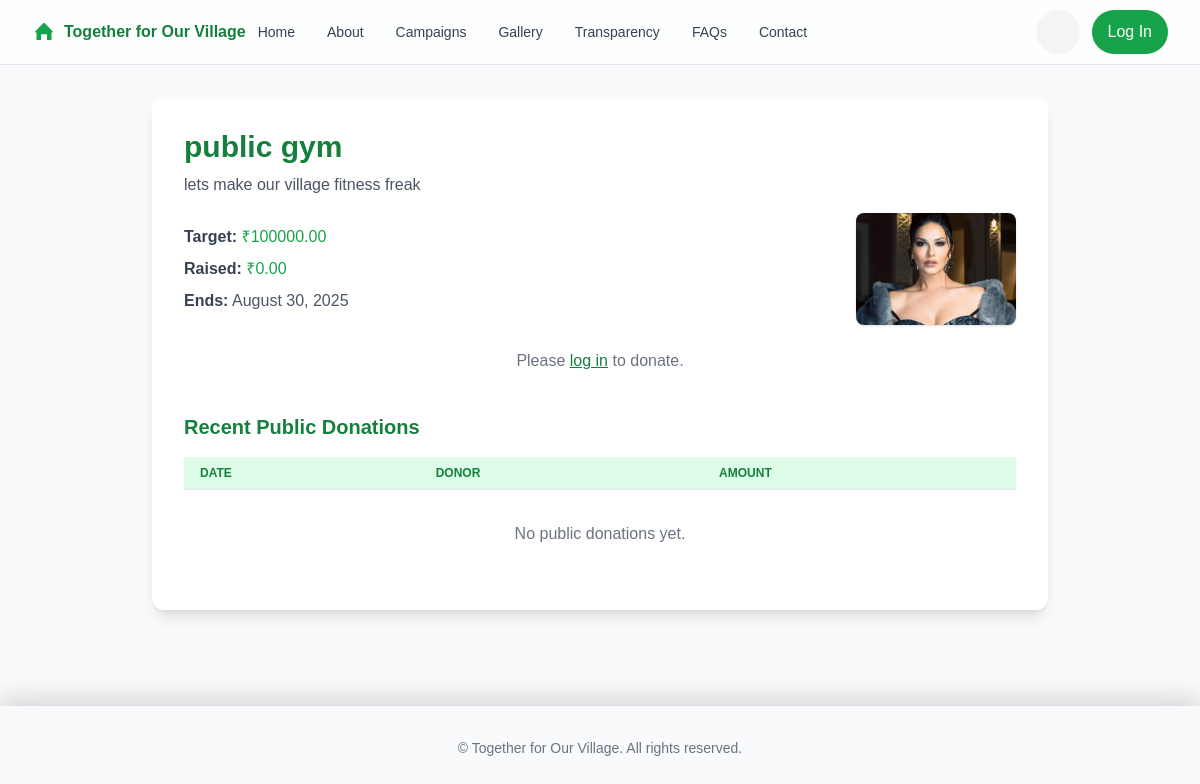
Before: /campaigns/1/ with the older database file.
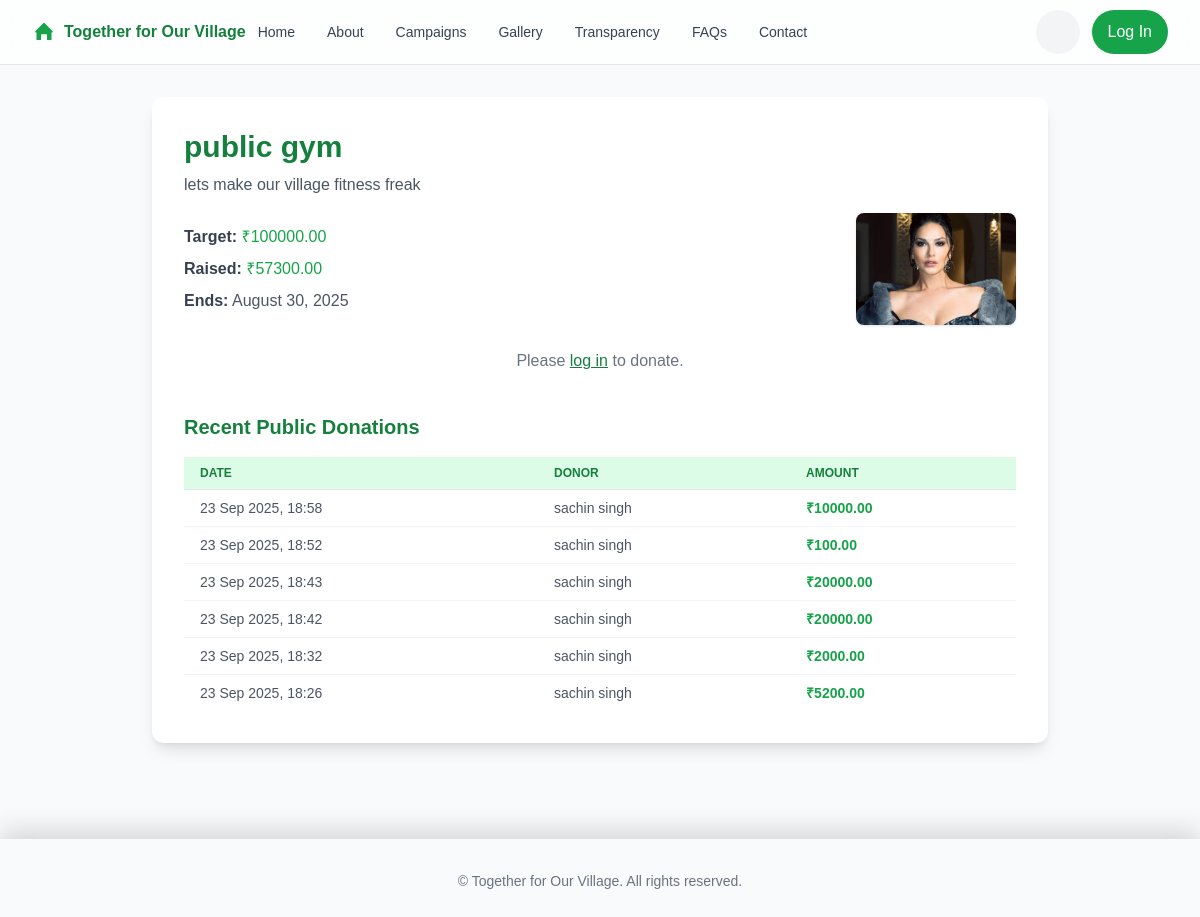
After: the same page with the newer database file.
### features/models.py (models this page shows, shortened)
class Campaign(models.Model):
    title = models.CharField(max_length=200)
    description = models.TextField()
    target_amount = models.DecimalField(max_digits=10, decimal_places=2)
    collected_amount = models.DecimalField(max_digits=10, decimal_places=2, default=0)
    start_date = models.DateField()
    end_date = models.DateField()
    is_active = models.BooleanField(default=True)
    created_at = models.DateTimeField(auto_now_add=True)
    image = models.ImageField(upload_to="campaign_images/", null=True, blank=True)

class Donation(models.Model):
    PAYMENT_METHODS = [
        ("CASH", "Cash"),
        ("UPI", "UPI"),
        ("BANK_TRANSFER", "Bank Transfer"),
    ]
    STATUS_CHOICES = [
        ("PENDING", "Pending"),
        ("COMPLETED", "Completed"),
        ("FAILED", "Failed"),
    ]
    donor = models.ForeignKey(settings.AUTH_USER_MODEL, on_delete=models.CASCADE)
    campaign = models.ForeignKey(Campaign, on_delete=models.CASCADE)
    amount = models.DecimalField(max_digits=10, decimal_places=2)
    payment_method = models.CharField(max_length=20, choices=PAYMENT_METHODS)
    transaction_id = models.CharField(max_length=100, blank=True, null=True)
    status = models.CharField(max_length=20, choices=STATUS_CHOICES, default="PENDING")
    donation_date = models.DateTimeField(auto_now_add=True)
    anonymous = models.BooleanField(default=False)
    message = models.TextField(blank=True, null=True)

### accounts/models.py (models this page shows, shortened)
class CustomUser(AbstractUser):
    username = None
    email = models.EmailField(unique=True)
    full_name = models.CharField(max_length=255)
    is_active = models.BooleanField(default=False)
    failed_login_attempts = models.IntegerField(default=0)
    last_failed_login = models.DateTimeField(null=True, blank=True)
    USERNAME_FIELD = "email"
    REQUIRED_FIELDS = ["full_name"]
    objects = CustomUserManager()

### features/views.py (the view)
# urls.py: path("campaigns/<int:campaign_id>/", views.campaign_detail, name="campaign_detail"),
def campaign_detail(request, campaign_id):
    campaign = get_object_or_404(Campaign, pk=campaign_id)
    donations = Donation.objects.filter(
        campaign=campaign, status="COMPLETED"
    ).order_by("-donation_date")[:10]
    user_has_donated = False
    if request.user.is_authenticated:
        user_has_donated = Donation.objects.filter(
            campaign=campaign,
            donor=request.user,
            status="COMPLETED"
        ).exists()
    context = {
        "campaign": campaign,
        "donations": donations,
        "form": DonationForm() if request.user.is_authenticated else None,
        "user_has_donated": user_has_donated,
    }
    return render(request, "features/campaign_detail.html", context)

### features/templates/features/campaign_detail.html (shortened to what this page needs)
{% extends 'features/base.html' %}
{% block content %}
<div class="container mx-auto px-4 sm:px-6 py-4 sm:py-8">
    <div class="max-w-4xl mx-auto bg-white dark:bg-gray-800 rounded-xl shadow-lg p-4 sm:p-6 lg:p-8">
        <h1 class="text-2xl sm:text-3xl font-bold text-green-700 dark:text-green-400 mb-2">{{ campaign.title }}</h1>
        <p class="text-gray-600 dark:text-gray-300 mb-4 text-sm sm:text-base">{{ campaign.description }}</p>
        <div class="mb-6 flex flex-col lg:flex-row lg:items-center lg:justify-between gap-4">
            <div class="space-y-2">
                <div class="text-sm sm:text-base">
                    <span class="font-semibold text-gray-700 dark:text-gray-300">Target:</span>
                    <span class="text-green-600 dark:text-green-400">₹{{ campaign.target_amount }}</span>
                </div>
                <div class="text-sm sm:text-base">
                    <span class="font-semibold text-gray-700 dark:text-gray-300">Raised:</span>
                    <span class="text-green-600 dark:text-green-400">₹{{ campaign.collected_amount }}</span>
                </div>
                <div class="text-sm sm:text-base">
                    <span class="font-semibold text-gray-700 dark:text-gray-300">Ends:</span>
                    <span class="text-gray-600 dark:text-gray-400">{{ campaign.end_date|date:'F j, Y' }}</span>
                </div>
            </div>
            {% if campaign.image %}
            <img src="{{ campaign.image.url }}" alt="{{ campaign.title }}"
                class="w-full max-w-xs lg:w-40 lg:h-28 object-cover rounded-lg shadow mx-auto lg:mx-0">
            {% endif %}
        </div>
        {% if user.is_authenticated %}
        <div class="mb-6 sm:mb-8">
            <h2 class="text-lg sm:text-xl font-semibold text-green-700 dark:text-green-400 mb-3 sm:mb-4">Make a Donation
            </h2>
            <form method="post" action="{% url 'features:make_donation' campaign.id %}" class="space-y-4">
                {% csrf_token %}
                <div class="grid grid-cols-1 sm:grid-cols-2 gap-4">
                    {% for field in form %}
                    <div class="sm:col-span-2">
                        <label for="{{ field.id_for_label }}"
                            class="block text-sm font-medium text-gray-700 dark:text-gray-300 mb-1">
                            {{ field.label }}
                        </label>
                        {{ field }}
                        {% if field.errors %}
                        <div class="text-red-500 text-xs mt-1">{{ field.errors.0 }}</div>
                        {% endif %}
                    </div>
                    {% endfor %}
                </div>
                <button type="submit"
                    class="w-full sm:w-auto bg-green-600 hover:bg-green-700 text-white font-bold py-3 px-6 rounded-full transition-colors text-sm sm:text-base">Donate</button>
            </form>
        </div>
        <div class="mb-6 sm:mb-8 bg-blue-50 dark:bg-blue-900/20 rounded-lg p-4 sm:p-6">
            <div class="flex flex-col sm:flex-row sm:items-center sm:justify-between gap-4">
                <div>
                    <h3 class="text-lg font-semibold text-blue-700 dark:text-blue-400 mb-2">
                        <i class="fas fa-download mr-2"></i>Download Donations List
                    </h3>
                    <p class="text-sm text-blue-600 dark:text-blue-300">
                        Download a complete list of all donations made to this campaign in Excel format.
                    </p>
                </div>
                <div>
                    <a href="{% url 'features:download_campaign_donations' campaign.id %}"
                       class="inline-flex items-center justify-center px-6 py-3 bg-blue-600 hover:bg-blue-700 text-white font-bold rounded-lg transition-colors text-sm">
                        <i class="fas fa-file-excel mr-2"></i>Download Excel File
                    </a>
                </div>
            </div>
        </div>
        {% else %}
        <div class="mb-6 sm:mb-8 text-center text-gray-500 dark:text-gray-400">
            <p class="text-sm sm:text-base">Please <a href="{% url 'login' %}"
                    class="text-green-700 dark:text-green-400 underline hover:no-underline">log in</a> to donate.</p>
        </div>
        {% endif %}
        <div class="mt-8 sm:mt-10">
            <h2 class="text-lg sm:text-xl font-semibold text-green-700 dark:text-green-400 mb-3 sm:mb-4">Recent Public
                Donations</h2>
            <div class="overflow-x-auto">
                <table class="min-w-full divide-y divide-gray-200 dark:divide-gray-700">
                    <thead class="bg-green-100 dark:bg-green-900">
                        <tr>
                            <th
                                class="px-3 sm:px-4 py-2 text-left text-xs font-semibold text-green-700 dark:text-green-400 uppercase">
                                Date</th>
                            <th
                                class="px-3 sm:px-4 py-2 text-left text-xs font-semibold text-green-700 dark:text-green-400 uppercase">
                                Donor</th>
                            <th
                                class="px-3 sm:px-4 py-2 text-left text-xs font-semibold text-green-700 dark:text-green-400 uppercase">
                                Amount</th>
                        </tr>
                    </thead>
                    <tbody class="bg-white dark:bg-gray-800 divide-y divide-gray-100 dark:divide-gray-700">
                        {% for donation in donations %}
                        <tr>
                            <td
                                class="px-3 sm:px-4 py-2 whitespace-nowrap text-xs sm:text-sm text-gray-600 dark:text-gray-300">
                                {{ donation.donation_date|date:'d M Y, H:i' }}</td>
                            <td
                                class="px-3 sm:px-4 py-2 whitespace-nowrap text-xs sm:text-sm text-gray-600 dark:text-gray-300">
                                {{ donation.donor.full_name }}</td>
                            <td
                                class="px-3 sm:px-4 py-2 whitespace-nowrap text-xs sm:text-sm font-semibold text-green-600 dark:text-green-400">
                                ₹{{ donation.amount }}</td>
                        </tr>
                        {% empty %}
                        <tr>
                            <td colspan="3"
                                class="text-center py-6 sm:py-8 text-gray-500 dark:text-gray-400 text-sm sm:text-base">
                                No public donations yet.</td>
                        </tr>
                        {% endfor %}
                    </tbody>
                </table>
            </div>
        </div>
    </div>
</div>
{% endblock %}

### features/templates/features/base.html (shortened to what this page needs)
{% load static %}
<!DOCTYPE html>
<html lang="en" class="h-full">
<head>
    <script src="https://cdn.tailwindcss.com"></script>
    <link rel="stylesheet" href="{% static 'css/custom.css' %}">
</head>
<body class="min-h-full bg-gray-50 dark:bg-gray-900 text-gray-900 dark:text-gray-100">
    <header class="sticky top-0 z-40">
        <div class="backdrop-blur-md bg-white/70 dark:bg-gray-800/70 border-b border-gray-200 dark:border-gray-700">
            <div class="max-w-7xl mx-auto px-4 sm:px-6 lg:px-8">
                <div class="flex h-16 items-center justify-between">
                    <div class="flex items-center gap-3">
                        <a href="{% url 'features:home' %}" class="inline-flex items-center gap-2">
                            <span class="font-bold text-green-700 hidden sm:inline">Together for Our Village</span>
                        </a>
                        <nav class="hidden md:flex md:space-x-8">
                            <a href="{% url 'features:home' %}"
                                class="text-sm text-gray-700 dark:text-gray-200 hover:text-green-700 transition-colors">Home</a>
                            <a href="{% url 'features:about' %}"
                                class="text-sm text-gray-700 dark:text-gray-200 hover:text-green-700 transition-colors">About</a>
                            <a href="{% url 'features:campaign_list' %}"
                                class="text-sm text-gray-700 dark:text-gray-200 hover:text-green-700 transition-colors">Campaigns</a>
                            <a href="{% url 'features:gallery' %}"
                                class="text-sm text-gray-700 dark:text-gray-200 hover:text-green-700 transition-colors">Gallery</a>
                            <a href="{% url 'features:fund_usage' %}"
                                class="text-sm text-gray-700 dark:text-gray-200 hover:text-green-700 transition-colors">Transparency</a>
                            <a href="{% url 'features:faq' %}"
                                class="text-sm text-gray-700 dark:text-gray-200 hover:text-green-700 transition-colors">FAQs</a>
                            <a href="{% url 'features:contact' %}"
                                class="text-sm text-gray-700 dark:text-gray-200 hover:text-green-700 transition-colors">Contact</a>
                        </nav>
                    </div>
                    <div class="flex items-center gap-3">
                        <button id="themeToggle"
                            class="p-3 rounded-full bg-gray-100 dark:bg-gray-700 hover:bg-gray-200 dark:hover:bg-gray-600 transition-all duration-200 min-h-[44px] min-w-[44px] flex items-center justify-center">
                            <svg id="sunIcon" xmlns="http://www.w3.org/2000/svg" class="w-5 h-5" viewBox="0 0 24 24"
                                fill="currentColor">
                                <path
                                    d="M12 2v2m0 16v2m10-11h-2M4 12H2m15.364 6.364-1.414-1.414M6.05 6.05 4.636 4.636m12.728 0-1.414 1.414M6.05 17.95l-1.414 1.414" />
                            </svg>
                        </button>
                        <div class="hidden md:flex items-center gap-3">
                            {% if request.user.is_authenticated %}
                            <a href="{% url 'features:donor_profile' %}"
                                class="inline-flex items-center gap-2 px-4 py-2 rounded-full bg-green-600 text-white hover:bg-green-700 transition-all duration-200 min-h-[44px]">
                                <svg class="w-4 h-4" fill="none" stroke="currentColor" stroke-width="2" viewBox="0 0 24 24">
                                    <path stroke-linecap="round" stroke-linejoin="round"
                                        d="M16 7a4 4 0 01-8 0 4 4 0 018 0z" />
                                    <path stroke-linecap="round" stroke-linejoin="round"
                                        d="M12 14a7 7 0 00-7 7h14a7 7 0 00-7-7z" />
                                </svg>
                                <span class="hidden lg:inline">My Profile</span>
                                <span class="lg:hidden">Profile</span>
                            </a>
                            <form method="post" action="{% url 'logout' %}" class="inline">
                                {% csrf_token %}
                                <button type="submit"
                                    class="inline-flex items-center gap-2 px-4 py-2 rounded-full bg-red-600 text-white hover:bg-red-700 transition-all duration-200 min-h-[44px]">
                                    <svg class="w-4 h-4" fill="none" stroke="currentColor" stroke-width="2"
                                        viewBox="0 0 24 24">
                                        <path stroke-linecap="round" stroke-linejoin="round"
                                            d="M17 16l4-4m0 0l-4-4m4 4H7m6 4v1a3 3 0 01-3 3H6a3 3 0 01-3-3V7a3 3 0 013-3h4a3 3 0 013 3v1" />
                                    </svg>
                                    <span class="hidden lg:inline">Logout</span>
                                    <span class="lg:hidden">Exit</span>
                                </button>
                            </form>
                            {% else %}
                            <a href="{% url 'login' %}"
                                class="px-4 py-2 rounded-full bg-green-600 text-white hover:bg-green-700 transition-all duration-200 min-h-[44px] flex items-center">Log In</a>
                            {% endif %}
                        </div>
                    </div>
                </div>
            </div>
        </div>
    </header>
    <main class="max-w-7xl mx-auto px-4 sm:px-6 lg:px-8">
        {% block content %}{% endblock %}
    </main>
    <footer class="mt-16 py-8 text-center text-sm text-gray-500">
        <p>&copy; {{ now|date:'Y' }} Together for Our Village. All rights reserved.</p>
    </footer>
</body>
</html>

### static/css/custom.css (style rules this page uses)
body { font-family: 'Poppins', sans-serif; }
* { transition: color 0.2s ease, background-color 0.2s ease, border-color 0.2s ease, box-shadow 0.2s ease, transform 0.2s ease; }
html:not(.dark) { background-color: #f9fafb; }
footer { box-shadow: 0 -8px 24px rgba(2, 6, 23, 0.15); }
.rounded-xl { border-radius: 16px; }

Changed rows visible on the page:
changed Campaign "public gym": collected_amount "0.00" → "57300.00"
added Donation: donation_date "23 Sep 2025, 18:58", donor.full_name "sachin singh", amount "10000.00"
added Donation: donation_date "23 Sep 2025, 18:52", donor.full_name "sachin singh", amount "100.00"
added Donation: donation_date "23 Sep 2025, 18:43", donor.full_name "sachin singh", amount "20000.00"
added Donation: donation_date "23 Sep 2025, 18:42", donor.full_name "sachin singh", amount "20000.00"
added Donation: donation_date "23 Sep 2025, 18:32", donor.full_name "sachin singh", amount "2000.00"
added Donation: donation_date "23 Sep 2025, 18:26", donor.full_name "sachin singh", amount "5200.00"
Other visible differences:
text no longer shown: "No public donations yet."
